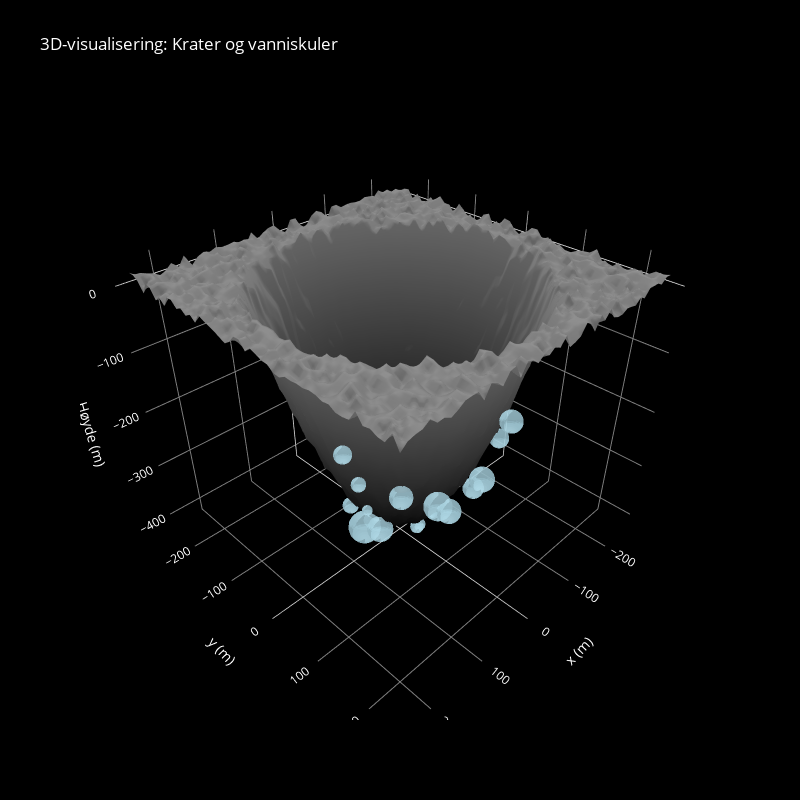
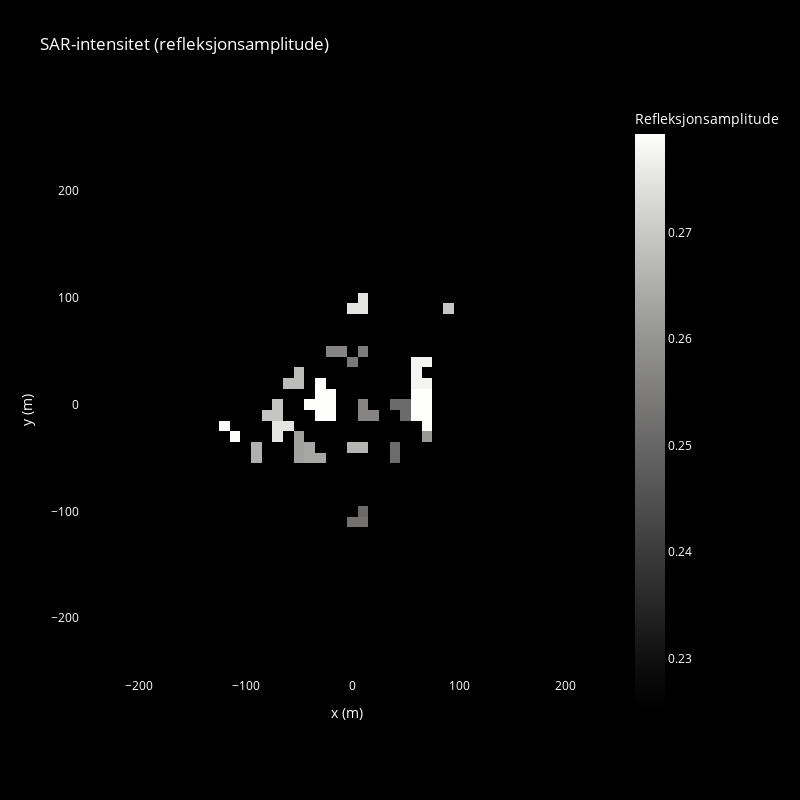
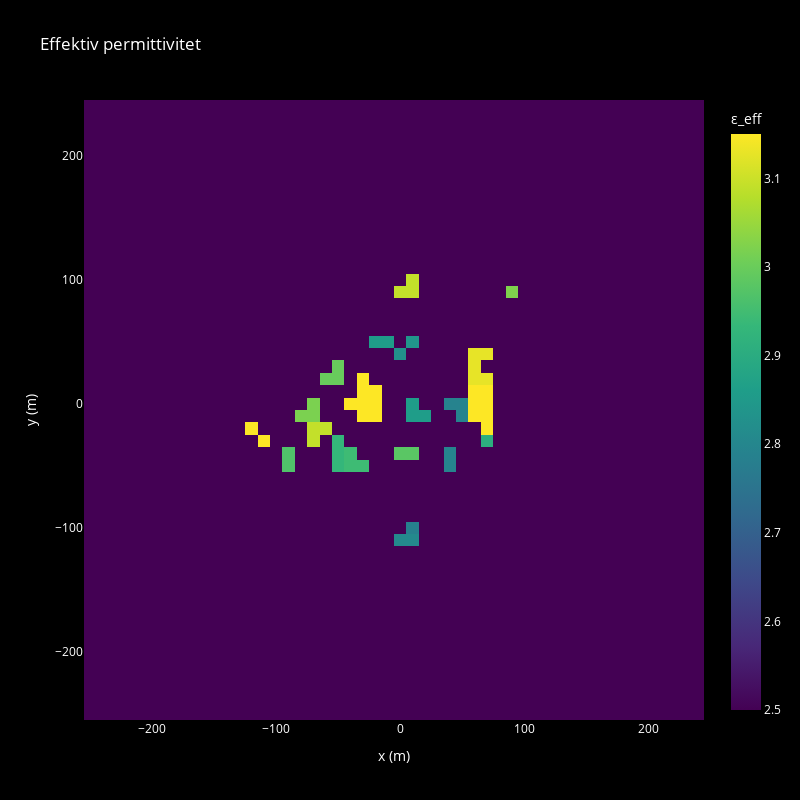
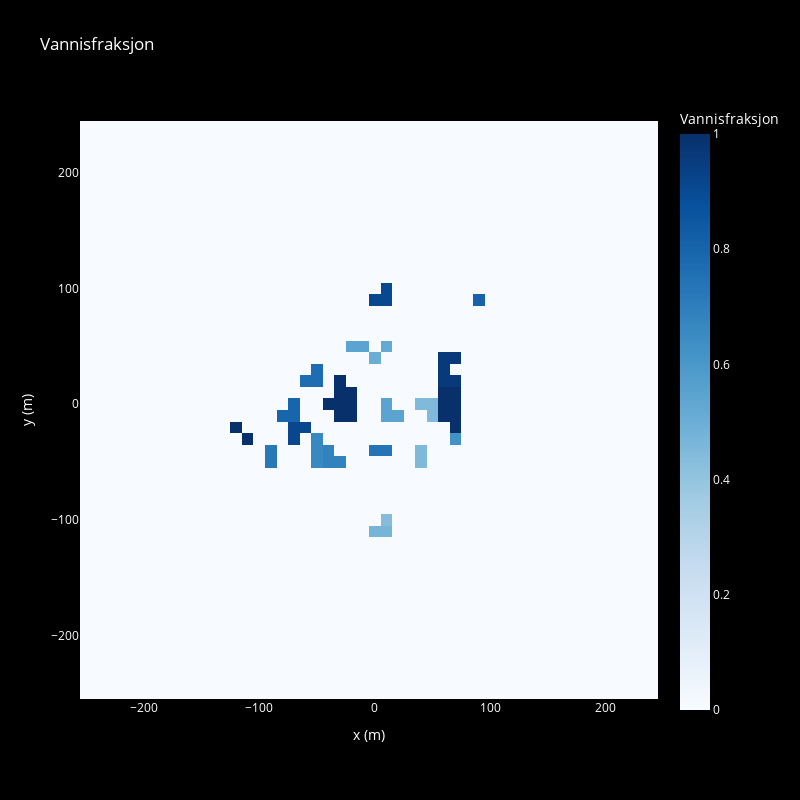

These figures' notebook cell, in order:
### Code cell
import numpy as np
import plotly.graph_objects as go
import plotly.express as px

# ---------------------------
# Konstanter og parametere
# ---------------------------
c = 3e8  # m/s
frequency = 1e9      # Hz
sat_height = 50e3     # m
pixel_size = 10       # m (romlig oppløsning)
domain_size = 500     # m^2
wavelength = c / frequency

epsilon_regolith = 2.5
epsilon_ice = 3.15

crater_center = (0, 0)
crater_radius = 200
crater_depth = 400
mixing_depth = 20 # Avgjør fraksjonen av vannis

# ---------------------------
# 1. Grid og overflate
# ---------------------------
x = np.arange(-domain_size/2, domain_size/2, pixel_size)
y = np.arange(-domain_size/2, domain_size/2, pixel_size)
X, Y = np.meshgrid(x, y)

R = np.sqrt((X - crater_center[0])**2 + (Y - crater_center[1])**2)
surface = np.zeros_like(X)
inside_crater = R < crater_radius
surface[inside_crater] = -crater_depth * (1 - (R[inside_crater] / crater_radius)**2)

# Add some texture to the top of the crater with rounded edges and a small wall
terrain_texture = np.random.uniform(0, 20, size=surface.shape)
surface += terrain_texture

# ---------------------------
# 2. Vanniskuler i kraterets bunn
# ---------------------------
np.random.seed(69420)
num_ice_spheres = 80
ice_spheres = []

for _ in range(num_ice_spheres):
    radius = np.random.normal(15, 5)
    depth = np.random.uniform(1, 5)
    
    # 1. Velg en tilfeldig høyde (cz) for vanniskulen
    cz = np.random.normal(-crater_depth-radius, crater_depth / 4)

    # 2. Beregn den tilgjengelige radiusen på kraterveggen for denne høyden
    valid_indices = np.where(np.abs(surface - cz) < 1)  # Finn punktene der høyden cz er nærmest overflaten
    possible_R = R[valid_indices]  # Radius på de punktene

    if len(possible_R) > 0:
        # Velg en tilfeldig radius for isblokken fra mulige verdier
        R_at_cz = np.random.choice(possible_R) + radius*1.1

        # 3. Velg en tilfeldig posisjon (x, y) på kraterveggen ved høyden cz
        angle = np.random.uniform(0, 2 * np.pi)
        cx = R_at_cz * np.cos(angle)  # x-posisjon
        cy = R_at_cz * np.sin(angle)  # y-posisjon

        # 4. Legg kulen til listen
        ice_spheres.append((cx, cy, cz, radius))

# ---------------------------
# 3. Beregn vannisfraksjon i hvert piksel
# ---------------------------
f_ice = np.zeros_like(X, dtype=float)

for cx, cy, cz, radius in ice_spheres:
    dist_xy = np.sqrt((X - cx)**2 + (Y - cy)**2)
    depth_from_surface = surface - cz
    in_sphere = (dist_xy <= radius) & (depth_from_surface <= radius)

    f_block = np.clip(radius / mixing_depth, 0, 1)
    f_ice[in_sphere] = np.maximum(f_ice[in_sphere], f_block)

# ---------------------------
# 4. Effektiv permittivitet og SAR-refleksjon
# ---------------------------
epsilon_eff = f_ice * epsilon_ice + (1 - f_ice) * epsilon_regolith

r_horiz = np.sqrt(X**2 + Y**2)
d_surface = np.sqrt(r_horiz**2 + (sat_height - surface)**2)
theta = np.arctan2(r_horiz, (sat_height - surface))
sqrt_term = np.sqrt(np.maximum(epsilon_eff - np.sin(theta)**2, 0))
r_eff = (np.cos(theta) - sqrt_term) / (np.cos(theta) + sqrt_term)

# Inkluder bølgelengden i refleksjonskoeffisienten
r_eff = r_eff * np.exp(-2j * np.pi * d_surface / wavelength)
amp = np.abs(r_eff)

# ---------------------------
# 5. Plotly 3D-visualisering
# ---------------------------
fig3d = go.Figure()

fig3d.add_trace(go.Surface(
    z=surface, x=X, y=Y,
    colorscale=[[0, 'black'], [1, 'gray']],
    showscale=False, opacity=1.0,
    name="Overflate"
))

for cx, cy, cz, radius in ice_spheres:
    u = np.linspace(0, 2 * np.pi, 20)
    v = np.linspace(0, np.pi, 20)
    u, v = np.meshgrid(u, v)
    xs = radius * np.cos(u) * np.sin(v) + cx
    ys = radius * np.sin(u) * np.sin(v) + cy
    zs = radius * np.cos(v) + cz
    fig3d.add_trace(go.Surface(
        x=xs, y=ys, z=zs,
        colorscale=[[0, 'lightblue'], [1, 'lightblue']],
        showscale=False, opacity=0.7,
        name='Vannis'
    ))

fig3d.update_layout(
    width=800, height=800,
    title="3D-visualisering: Krater og vanniskuler",
    scene=dict(
        xaxis_title='x (m)', yaxis_title='y (m)', zaxis_title='Høyde (m)',
        xaxis=dict(backgroundcolor='black', gridcolor='gray', color='white'),
        yaxis=dict(backgroundcolor='black', gridcolor='gray', color='white'),
        zaxis=dict(backgroundcolor='black', gridcolor='gray', color='white'),
        bgcolor='black'
    ),
    paper_bgcolor='black',
    plot_bgcolor='black',
    font=dict(color='white')
)
fig3d.show()

# ---------------------------
# 6. Plotly 2D Visualisering med svart bakgrunn
# ---------------------------

fig_amp = px.imshow(amp, x=x, y=y, color_continuous_scale='gray',
                   origin='lower',
                   labels={'color': 'Refleksjonsamplitude'},
                   title='SAR-intensitet (refleksjonsamplitude)')
fig_amp.update_layout(
    width=800, height=800,
    xaxis_title='x (m)',
    yaxis_title='y (m)',
    paper_bgcolor='black',
    plot_bgcolor='black',
    font_color='white',
    coloraxis_colorbar=dict(bgcolor='black'),
    xaxis=dict(showgrid=True, gridcolor='white', zeroline=False, color='white'),
    yaxis=dict(showgrid=True, gridcolor='white', zeroline=False, color='white')
)
fig_amp.show()

fig_eps = px.imshow(epsilon_eff, x=x, y=y, color_continuous_scale='viridis',
                   origin='lower',
                   labels={'color': 'ε_eff'},
                   title='Effektiv permittivitet')
fig_eps.update_layout(
    width=800, height=800,
    xaxis_title='x (m)',
    yaxis_title='y (m)',
    paper_bgcolor='black',
    plot_bgcolor='black',
    font_color='white',
    coloraxis_colorbar=dict(bgcolor='black'),
    xaxis=dict(showgrid=True, gridcolor='white', zeroline=False, color='white'),
    yaxis=dict(showgrid=True, gridcolor='white', zeroline=False, color='white')
)
fig_eps.show()

fig_frac = px.imshow(f_ice, x=x, y=y, color_continuous_scale='Blues',
                    origin='lower',
                    labels={'color': 'Vannisfraksjon'},
                    title='Vannisfraksjon')
fig_frac.update_layout(
    width=800, height=800,
    xaxis_title='x (m)',
    yaxis_title='y (m)',
    paper_bgcolor='black',
    plot_bgcolor='black',
    font_color='white',
    coloraxis_colorbar=dict(bgcolor='black'),
    xaxis=dict(showgrid=True, gridcolor='white', zeroline=False, color='white'),
    yaxis=dict(showgrid=True, gridcolor='white', zeroline=False, color='white')
)
fig_frac.show()

### Figure 1 — Plotly figure (JSON) as saved in the notebook; plotly's stock layout.template omitted (floating-point values rounded to 4 significant figures; data arrays with more than 128 entries replaced by an {"elided": "..."} marker saying what was removed)
{"data": [{"colorscale": [[0, "black"], [1, "gray"]], "name": "Overflate", "opacity": 1, "showscale": false, "type": "surface", "x": {"elided": "50x50 int values"}, "y": {"elided": "50x50 int values"}, "z": {"elided": "50x50 float values"}}, {"colorscale": [[0, "lightblue"], [1, "lightblue"]], "name": "Vannis", "opacity": 0.7, "showscale": false, "type": "surface", "x": {"elided": "20x20 float values"}, "y": {"elided": "20x20 float values"}, "z": {"elided": "20x20 float values"}}, {"colorscale": [[0, "lightblue"], [1, "lightblue"]], "name": "Vannis", "opacity": 0.7, "showscale": false, "type": "surface", "x": {"elided": "20x20 float values"}, "y": {"elided": "20x20 float values"}, "z": {"elided": "20x20 float values"}}, {"colorscale": [[0, "lightblue"], [1, "lightblue"]], "name": "Vannis", "opacity": 0.7, "showscale": false, "type": "surface", "x": {"elided": "20x20 float values"}, "y": {"elided": "20x20 float values"}, "z": {"elided": "20x20 float values"}}, {"colorscale": [[0, "lightblue"], [1, "lightblue"]], "name": "Vannis", "opacity": 0.7, "showscale": false, "type": "surface", "x": {"elided": "20x20 float values"}, "y": {"elided": "20x20 float values"}, "z": {"elided": "20x20 float values"}}, {"colorscale": [[0, "lightblue"], [1, "lightblue"]], "name": "Vannis", "opacity": 0.7, "showscale": false, "type": "surface", "x": {"elided": "20x20 float values"}, "y": {"elided": "20x20 float values"}, "z": {"elided": "20x20 float values"}}, {"colorscale": [[0, "lightblue"], [1, "lightblue"]], "name": "Vannis", "opacity": 0.7, "showscale": false, "type": "surface", "x": {"elided": "20x20 float values"}, "y": {"elided": "20x20 float values"}, "z": {"elided": "20x20 float values"}}, {"colorscale": [[0, "lightblue"], [1, "lightblue"]], "name": "Vannis", "opacity": 0.7, "showscale": false, "type": "surface", "x": {"elided": "20x20 float values"}, "y": {"elided": "20x20 float values"}, "z": {"elided": "20x20 float values"}}, {"colorscale": [[0, "lightblue"], [1, "lightblue"]], "name": "Vannis", "opacity": 0.7, "showscale": false, "type": "surface", "x": {"elided": "20x20 float values"}, "y": {"elided": "20x20 float values"}, "z": {"elided": "20x20 float values"}}, {"colorscale": [[0, "lightblue"], [1, "lightblue"]], "name": "Vannis", "opacity": 0.7, "showscale": false, "type": "surface", "x": {"elided": "20x20 float values"}, "y": {"elided": "20x20 float values"}, "z": {"elided": "20x20 float values"}}, {"colorscale": [[0, "lightblue"], [1, "lightblue"]], "name": "Vannis", "opacity": 0.7, "showscale": false, "type": "surface", "x": {"elided": "20x20 float values"}, "y": {"elided": "20x20 float values"}, "z": {"elided": "20x20 float values"}}, {"colorscale": [[0, "lightblue"], [1, "lightblue"]], "name": "Vannis", "opacity": 0.7, "showscale": false, "type": "surface", "x": {"elided": "20x20 float values"}, "y": {"elided": "20x20 float values"}, "z": {"elided": "20x20 float values"}}, {"colorscale": [[0, "lightblue"], [1, "lightblue"]], "name": "Vannis", "opacity": 0.7, "showscale": false, "type": "surface", "x": {"elided": "20x20 float values"}, "y": {"elided": "20x20 float values"}, "z": {"elided": "20x20 float values"}}, {"colorscale": [[0, "lightblue"], [1, "lightblue"]], "name": "Vannis", "opacity": 0.7, "showscale": false, "type": "surface", "x": {"elided": "20x20 float values"}, "y": {"elided": "20x20 float values"}, "z": {"elided": "20x20 float values"}}, {"colorscale": [[0, "lightblue"], [1, "lightblue"]], "name": "Vannis", "opacity": 0.7, "showscale": false, "type": "surface", "x": {"elided": "20x20 float values"}, "y": {"elided": "20x20 float values"}, "z": {"elided": "20x20 float values"}}, {"colorscale": [[0, "lightblue"], [1, "lightblue"]], "name": "Vannis", "opacity": 0.7, "showscale": false, "type": "surface", "x": {"elided": "20x20 float values"}, "y": {"elided": "20x20 float values"}, "z": {"elided": "20x20 float values"}}, {"colorscale": [[0, "lightblue"], [1, "lightblue"]], "name": "Vannis", "opacity": 0.7, "showscale": false, "type": "surface", "x": {"elided": "20x20 float values"}, "y": {"elided": "20x20 float values"}, "z": {"elided": "20x20 float values"}}, {"colorscale": [[0, "lightblue"], [1, "lightblue"]], "name": "Vannis", "opacity": 0.7, "showscale": false, "type": "surface", "x": {"elided": "20x20 float values"}, "y": {"elided": "20x20 float values"}, "z": {"elided": "20x20 float values"}}, {"colorscale": [[0, "lightblue"], [1, "lightblue"]], "name": "Vannis", "opacity": 0.7, "showscale": false, "type": "surface", "x": {"elided": "20x20 float values"}, "y": {"elided": "20x20 float values"}, "z": {"elided": "20x20 float values"}}, {"colorscale": [[0, "lightblue"], [1, "lightblue"]], "name": "Vannis", "opacity": 0.7, "showscale": false, "type": "surface", "x": {"elided": "20x20 float values"}, "y": {"elided": "20x20 float values"}, "z": {"elided": "20x20 float values"}}, {"colorscale": [[0, "lightblue"], [1, "lightblue"]], "name": "Vannis", "opacity": 0.7, "showscale": false, "type": "surface", "x": {"elided": "20x20 float values"}, "y": {"elided": "20x20 float values"}, "z": {"elided": "20x20 float values"}}, {"colorscale": [[0, "lightblue"], [1, "lightblue"]], "name": "Vannis", "opacity": 0.7, "showscale": false, "type": "surface", "x": {"elided": "20x20 float values"}, "y": {"elided": "20x20 float values"}, "z": {"elided": "20x20 float values"}}, {"colorscale": [[0, "lightblue"], [1, "lightblue"]], "name": "Vannis", "opacity": 0.7, "showscale": false, "type": "surface", "x": {"elided": "20x20 float values"}, "y": {"elided": "20x20 float values"}, "z": {"elided": "20x20 float values"}}, {"colorscale": [[0, "lightblue"], [1, "lightblue"]], "name": "Vannis", "opacity": 0.7, "showscale": false, "type": "surface", "x": {"elided": "20x20 float values"}, "y": {"elided": "20x20 float values"}, "z": {"elided": "20x20 float values"}}, {"colorscale": [[0, "lightblue"], [1, "lightblue"]], "name": "Vannis", "opacity": 0.7, "showscale": false, "type": "surface", "x": {"elided": "20x20 float values"}, "y": {"elided": "20x20 float values"}, "z": {"elided": "20x20 float values"}}, {"colorscale": [[0, "lightblue"], [1, "lightblue"]], "name": "Vannis", "opacity": 0.7, "showscale": false, "type": "surface", "x": {"elided": "20x20 float values"}, "y": {"elided": "20x20 float values"}, "z": {"elided": "20x20 float values"}}, {"colorscale": [[0, "lightblue"], [1, "lightblue"]], "name": "Vannis", "opacity": 0.7, "showscale": false, "type": "surface", "x": {"elided": "20x20 float values"}, "y": {"elided": "20x20 float values"}, "z": {"elided": "20x20 float values"}}, {"colorscale": [[0, "lightblue"], [1, "lightblue"]], "name": "Vannis", "opacity": 0.7, "showscale": false, "type": "surface", "x": {"elided": "20x20 float values"}, "y": {"elided": "20x20 float values"}, "z": {"elided": "20x20 float values"}}, {"colorscale": [[0, "lightblue"], [1, "lightblue"]], "name": "Vannis", "opacity": 0.7, "showscale": false, "type": "surface", "x": {"elided": "20x20 float values"}, "y": {"elided": "20x20 float values"}, "z": {"elided": "20x20 float values"}}, {"colorscale": [[0, "lightblue"], [1, "lightblue"]], "name": "Vannis", "opacity": 0.7, "showscale": false, "type": "surface", "x": {"elided": "20x20 float values"}, "y": {"elided": "20x20 float values"}, "z": {"elided": "20x20 float values"}}, {"colorscale": [[0, "lightblue"], [1, "lightblue"]], "name": "Vannis", "opacity": 0.7, "showscale": false, "type": "surface", "x": {"elided": "20x20 float values"}, "y": {"elided": "20x20 float values"}, "z": {"elided": "20x20 float values"}}, {"colorscale": [[0, "lightblue"], [1, "lightblue"]], "name": "Vannis", "opacity": 0.7, "showscale": false, "type": "surface", "x": {"elided": "20x20 float values"}, "y": {"elided": "20x20 float values"}, "z": {"elided": "20x20 float values"}}, {"colorscale": [[0, "lightblue"], [1, "lightblue"]], "name": "Vannis", "opacity": 0.7, "showscale": false, "type": "surface", "x": {"elided": "20x20 float values"}, "y": {"elided": "20x20 float values"}, "z": {"elided": "20x20 float values"}}, {"colorscale": [[0, "lightblue"], [1, "lightblue"]], "name": "Vannis", "opacity": 0.7, "showscale": false, "type": "surface", "x": {"elided": "20x20 float values"}, "y": {"elided": "20x20 float values"}, "z": {"elided": "20x20 float values"}}, {"colorscale": [[0, "lightblue"], [1, "lightblue"]], "name": "Vannis", "opacity": 0.7, "showscale": false, "type": "surface", "x": {"elided": "20x20 float values"}, "y": {"elided": "20x20 float values"}, "z": {"elided": "20x20 float values"}}, {"colorscale": [[0, "lightblue"], [1, "lightblue"]], "name": "Vannis", "opacity": 0.7, "showscale": false, "type": "surface", "x": {"elided": "20x20 float values"}, "y": {"elided": "20x20 float values"}, "z": {"elided": "20x20 float values"}}, {"colorscale": [[0, "lightblue"], [1, "lightblue"]], "name": "Vannis", "opacity": 0.7, "showscale": false, "type": "surface", "x": {"elided": "20x20 float values"}, "y": {"elided": "20x20 float values"}, "z": {"elided": "20x20 float values"}}, {"colorscale": [[0, "lightblue"], [1, "lightblue"]], "name": "Vannis", "opacity": 0.7, "showscale": false, "type": "surface", "x": {"elided": "20x20 float values"}, "y": {"elided": "20x20 float values"}, "z": {"elided": "20x20 float values"}}, {"colorscale": [[0, "lightblue"], [1, "lightblue"]], "name": "Vannis", "opacity": 0.7, "showscale": false, "type": "surface", "x": {"elided": "20x20 float values"}, "y": {"elided": "20x20 float values"}, "z": {"elided": "20x20 float values"}}, {"colorscale": [[0, "lightblue"], [1, "lightblue"]], "name": "Vannis", "opacity": 0.7, "showscale": false, "type": "surface", "x": {"elided": "20x20 float values"}, "y": {"elided": "20x20 float values"}, "z": {"elided": "20x20 float values"}}], "layout": {"font": {"color": "white"}, "height": 800, "paper_bgcolor": "black", "plot_bgcolor": "black", "scene": {"bgcolor": "black", "xaxis": {"backgroundcolor": "black", "color": "white", "gridcolor": "gray", "title": {"text": "x (m)"}}, "yaxis": {"backgroundcolor": "black", "color": "white", "gridcolor": "gray", "title": {"text": "y (m)"}}, "zaxis": {"backgroundcolor": "black", "color": "white", "gridcolor": "gray", "title": {"text": "Høyde (m)"}}}, "title": {"text": "3D-visualisering: Krater og vanniskuler"}, "width": 800}}

### Figure 2 — Plotly figure (JSON) as saved in the notebook; plotly's stock layout.template omitted (floating-point values rounded to 4 significant figures; data arrays with more than 128 entries replaced by an {"elided": "..."} marker saying what was removed)
{"data": [{"coloraxis": "coloraxis", "hovertemplate": "x: %{x}<br>y: %{y}<br>Refleksjonsamplitude: %{z}<extra></extra>", "name": "0", "type": "heatmap", "x": [-250, -240, -230, -220, -210, -200, -190, -180, -170, -160, -150, -140, -130, -120, -110, -100, -90, -80, -70, -60, -50, -40, -30, -20, -10, 0, 10, 20, 30, 40, 50, 60, 70, 80, 90, 100, 110, 120, 130, 140, 150, 160, 170, 180, 190, 200, 210, 220, 230, 240], "xaxis": "x", "y": [-250, -240, -230, -220, -210, -200, -190, -180, -170, -160, -150, -140, -130, -120, -110, -100, -90, -80, -70, -60, -50, -40, -30, -20, -10, 0, 10, 20, 30, 40, 50, 60, 70, 80, 90, 100, 110, 120, 130, 140, 150, 160, 170, 180, 190, 200, 210, 220, 230, 240], "yaxis": "y", "z": {"elided": "50x50 float values"}}], "layout": {"coloraxis": {"colorbar": {"bgcolor": "black", "title": {"text": "Refleksjonsamplitude"}}, "colorscale": [[0, "rgb(0, 0, 0)"], [0.09091, "rgb(16, 16, 16)"], [0.1818, "rgb(38, 38, 38)"], [0.2727, "rgb(59, 59, 59)"], [0.3636, "rgb(81, 80, 80)"], [0.4545, "rgb(102, 101, 101)"], [0.5455, "rgb(124, 123, 122)"], [0.6364, "rgb(146, 146, 145)"], [0.7273, "rgb(171, 171, 170)"], [0.8182, "rgb(197, 197, 195)"], [0.9091, "rgb(224, 224, 223)"], [1, "rgb(254, 254, 253)"]]}, "font": {"color": "white"}, "height": 800, "paper_bgcolor": "black", "plot_bgcolor": "black", "title": {"text": "SAR-intensitet (refleksjonsamplitude)"}, "width": 800, "xaxis": {"anchor": "y", "color": "white", "constrain": "domain", "domain": [0, 1], "gridcolor": "white", "scaleanchor": "y", "showgrid": true, "title": {"text": "x (m)"}, "zeroline": false}, "yaxis": {"anchor": "x", "autorange": true, "color": "white", "constrain": "domain", "domain": [0, 1], "gridcolor": "white", "showgrid": true, "title": {"text": "y (m)"}, "zeroline": false}}}

### Figure 3 — Plotly figure (JSON) as saved in the notebook; plotly's stock layout.template omitted (floating-point values rounded to 4 significant figures; data arrays with more than 128 entries replaced by an {"elided": "..."} marker saying what was removed)
{"data": [{"coloraxis": "coloraxis", "hovertemplate": "x: %{x}<br>y: %{y}<br>ε_eff: %{z}<extra></extra>", "name": "0", "type": "heatmap", "x": [-250, -240, -230, -220, -210, -200, -190, -180, -170, -160, -150, -140, -130, -120, -110, -100, -90, -80, -70, -60, -50, -40, -30, -20, -10, 0, 10, 20, 30, 40, 50, 60, 70, 80, 90, 100, 110, 120, 130, 140, 150, 160, 170, 180, 190, 200, 210, 220, 230, 240], "xaxis": "x", "y": [-250, -240, -230, -220, -210, -200, -190, -180, -170, -160, -150, -140, -130, -120, -110, -100, -90, -80, -70, -60, -50, -40, -30, -20, -10, 0, 10, 20, 30, 40, 50, 60, 70, 80, 90, 100, 110, 120, 130, 140, 150, 160, 170, 180, 190, 200, 210, 220, 230, 240], "yaxis": "y", "z": {"elided": "50x50 float values"}}], "layout": {"coloraxis": {"colorbar": {"bgcolor": "black", "title": {"text": "ε_eff"}}, "colorscale": [[0, "#440154"], [0.1111, "#482878"], [0.2222, "#3e4989"], [0.3333, "#31688e"], [0.4444, "#26828e"], [0.5556, "#1f9e89"], [0.6667, "#35b779"], [0.7778, "#6ece58"], [0.8889, "#b5de2b"], [1, "#fde725"]]}, "font": {"color": "white"}, "height": 800, "paper_bgcolor": "black", "plot_bgcolor": "black", "title": {"text": "Effektiv permittivitet"}, "width": 800, "xaxis": {"anchor": "y", "color": "white", "constrain": "domain", "domain": [0, 1], "gridcolor": "white", "scaleanchor": "y", "showgrid": true, "title": {"text": "x (m)"}, "zeroline": false}, "yaxis": {"anchor": "x", "autorange": true, "color": "white", "constrain": "domain", "domain": [0, 1], "gridcolor": "white", "showgrid": true, "title": {"text": "y (m)"}, "zeroline": false}}}

### Figure 4 — Plotly figure (JSON) as saved in the notebook; plotly's stock layout.template omitted (floating-point values rounded to 4 significant figures; data arrays with more than 128 entries replaced by an {"elided": "..."} marker saying what was removed)
{"data": [{"coloraxis": "coloraxis", "hovertemplate": "x: %{x}<br>y: %{y}<br>Vannisfraksjon: %{z}<extra></extra>", "name": "0", "type": "heatmap", "x": [-250, -240, -230, -220, -210, -200, -190, -180, -170, -160, -150, -140, -130, -120, -110, -100, -90, -80, -70, -60, -50, -40, -30, -20, -10, 0, 10, 20, 30, 40, 50, 60, 70, 80, 90, 100, 110, 120, 130, 140, 150, 160, 170, 180, 190, 200, 210, 220, 230, 240], "xaxis": "x", "y": [-250, -240, -230, -220, -210, -200, -190, -180, -170, -160, -150, -140, -130, -120, -110, -100, -90, -80, -70, -60, -50, -40, -30, -20, -10, 0, 10, 20, 30, 40, 50, 60, 70, 80, 90, 100, 110, 120, 130, 140, 150, 160, 170, 180, 190, 200, 210, 220, 230, 240], "yaxis": "y", "z": {"elided": "50x50 float values"}}], "layout": {"coloraxis": {"colorbar": {"bgcolor": "black", "title": {"text": "Vannisfraksjon"}}, "colorscale": [[0, "rgb(247,251,255)"], [0.125, "rgb(222,235,247)"], [0.25, "rgb(198,219,239)"], [0.375, "rgb(158,202,225)"], [0.5, "rgb(107,174,214)"], [0.625, "rgb(66,146,198)"], [0.75, "rgb(33,113,181)"], [0.875, "rgb(8,81,156)"], [1, "rgb(8,48,107)"]]}, "font": {"color": "white"}, "height": 800, "paper_bgcolor": "black", "plot_bgcolor": "black", "title": {"text": "Vannisfraksjon"}, "width": 800, "xaxis": {"anchor": "y", "color": "white", "constrain": "domain", "domain": [0, 1], "gridcolor": "white", "scaleanchor": "y", "showgrid": true, "title": {"text": "x (m)"}, "zeroline": false}, "yaxis": {"anchor": "x", "autorange": true, "color": "white", "constrain": "domain", "domain": [0, 1], "gridcolor": "white", "showgrid": true, "title": {"text": "y (m)"}, "zeroline": false}}}
